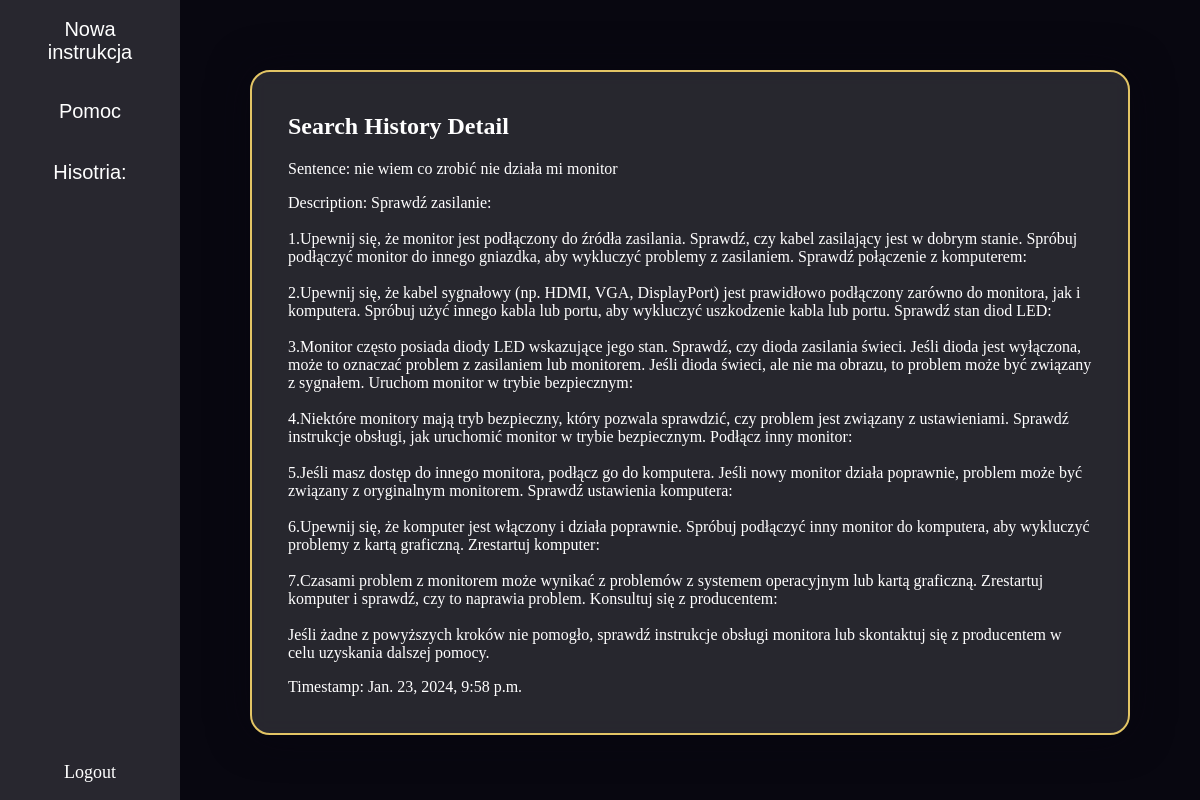
The app's page /search_history_detail/194/ with its own data.
### app/models.py (models this page shows, shortened)
class SearchHistory(models.Model):
    user = models.ForeignKey(User, on_delete=models.CASCADE)
    sentence = models.CharField(max_length=255)
    description = models.TextField(blank=True, null=True)
    timestamp = models.DateTimeField(auto_now_add=True)

### app/views.py (the view)
# urls.py: path('search_history_detail/<int:history_id>/', views.search_history_detail, name='search_history_detail'),
def search_history_detail(request, history_id):
    history_entry = get_object_or_404(SearchHistory, id=history_id)
    user_search_history = []
    if request.user.is_authenticated:
        user_search_history = SearchHistory.objects.filter(user=request.user).order_by('-timestamp')
    return render(request, 'search_history_detail.html', {'history_entry': history_entry, 'user_search_history': user_search_history})

### app/context_processors.py (called while the page is built)
def search_history(request):
    user_search_history = []
    if request.user.is_authenticated:
        user_search_history = SearchHistory.objects.filter(user=request.user).order_by('-timestamp')[:5]
    return {'user_search_history': user_search_history}

### templates/search_history_detail.html (shortened to what this page needs)
<!DOCTYPE html>
<html>
<head>
</head>
<body>
{% block content %}
<div class="menuholder">
  <div class="menu">
    <ul>
      <li><a href="{% url 'home'%}" style="color: white; text-decoration: none; text-align:center;">Nowa instrukcja</a></li>
    <ul>
    <ul>
      <li><a href="{% url 'form_page'%}" style="color: white; text-decoration: none; text-align:center;">Pomoc</a></li>
    <ul>
      <ul>
        <li><p>Hisotria:</p></li>
      <ul>
</ul>
  </div>
  <div class="logout-div">
    <a href="{% url 'logout' %}" class="logout-link">Logout</a>
  </div>
</div>
<div class="container">
  <div class="top-div">
    <div style=" padding: 1px 16px; height: 100%;">
      <h2>Search History Detail</h2>
      <p>Sentence: {{ history_entry.sentence }}</p>
      <p>Description: {{ history_entry.description|safe }}</p>
      <p>Timestamp: {{ history_entry.timestamp }}</p>
    </div>
  </div>
    </div>
{% endblock %}
  </body>
</html>

### templates/search_history_detail.html (style rules this page uses)
body { margin: 0; background-color: #080710; color: white; word-wrap: break-word; }
.menu { overflow-y: auto; max-height: 100vh; width:15%; }
.menu ul { list-style-type: none; margin: 0; padding: 0; font-size: 20px; font-family: 'Poppins', sans-serif; }
.menu li a { display: block; color: white; padding: 8px 16px; text-decoration: none; margin:10px; }
.menu li a:last-child { padding-top: 200px; display: block; color: white; padding: 8px 16px; text-decoration: none; }
.menu ul { list-style-type: none; margin: 0; padding: 0; width: 15%; background: #28272f; position: fixed; height: 73.7%; overflow-y: auto; font-size: 20px; font-family: 'Poppins', sans-serif; }
.menu p { text-align:center; }
.container { margin-left: 15%; height: 100vh; display: flex; flex-direction: column; overflow-y: auto; }
.top-div { margin:70px; height: 90%; padding: 20px; background-color: rgba(255,255,255,0.13); backdrop-filter: blur(10px); border: 2px solid #E3C565; box-shadow: 0 0 40px rgba(8,7,16,0.6); box-sizing: border-box; border-radius:20px; }
.logout-div { position: absolute; height:7%; bottom: 0px; left: 0px; font-size: 18px; width:15%; background:#28272f; text-align: center; }
.logout-link { position: absolute; top: 50%; left: 50%; transform: translate(-50%,-50%); color:white; text-decoration:none; }

### records on screen
SearchHistory: sentence "nie wiem co zrobić nie działa mi monitor", description "Sprawdź zasilanie: 1.Upewnij się, że monitor jest podłączony do źródła zasilania. Sprawdź, czy kabel zasilający jest w dobrym stanie. Spróbuj podłączyć monitor do innego gniazdka, aby wykluczyć problemy z zasilaniem. Sprawdź połączenie z komputerem: 2.Upewnij się, że kabel sygnałowy (np. HDMI, VGA, DisplayPort) jest prawidłowo podłączony zarówno do monitora, jak i komputera. Spróbuj użyć innego kabla lub portu, aby wykluczyć uszkodzenie kabla lub portu. Sprawdź stan diod LED: 3.Monitor często posiada diody LED wskazujące jego stan. Sprawdź, czy dioda zasilania świeci. Jeśli dioda jest wyłączona, może to oznaczać problem z zasilaniem lub monitorem. Jeśli dioda świeci, ale nie ma obrazu, to…", timestamp "Jan. 23, 2024, 9:58 p.m."
